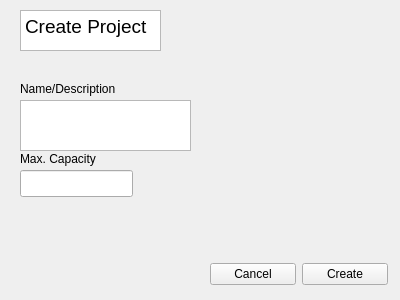
<?xml version="1.0" encoding="UTF-8"?>
<ui version="4.0">
 <class>createProjectPage</class>
 <widget class="QWidget" name="createProjectPage">
  <property name="geometry">
   <rect>
    <x>0</x>
    <y>0</y>
    <width>400</width>
    <height>300</height>
   </rect>
  </property>
  <property name="windowTitle">
   <string>Form</string>
  </property>
  <widget class="QLabel" name="descrp">
   <property name="geometry">
    <rect>
     <x>20</x>
     <y>80</y>
     <width>131</width>
     <height>17</height>
    </rect>
   </property>
   <property name="text">
    <string>Name/Description</string>
   </property>
  </widget>
  <widget class="QLabel" name="maxCap">
   <property name="geometry">
    <rect>
     <x>20</x>
     <y>150</y>
     <width>101</width>
     <height>17</height>
    </rect>
   </property>
   <property name="text">
    <string>Max. Capacity</string>
   </property>
  </widget>
  <widget class="QLineEdit" name="size">
   <property name="geometry">
    <rect>
     <x>20</x>
     <y>170</y>
     <width>113</width>
     <height>27</height>
    </rect>
   </property>
  </widget>
  <widget class="QTextEdit" name="nameText">
   <property name="geometry">
    <rect>
     <x>20</x>
     <y>100</y>
     <width>171</width>
     <height>51</height>
    </rect>
   </property>
  </widget>
  <widget class="QTextBrowser" name="createProjectDescription">
   <property name="geometry">
    <rect>
     <x>20</x>
     <y>10</y>
     <width>141</width>
     <height>41</height>
    </rect>
   </property>
   <property name="html">
    <string>&lt;!DOCTYPE HTML PUBLIC &quot;-//W3C//DTD HTML 4.0//EN&quot; &quot;http://www.w3.org/TR/REC-html40/strict.dtd&quot;&gt;
&lt;html&gt;&lt;head&gt;&lt;meta name=&quot;qrichtext&quot; content=&quot;1&quot; /&gt;&lt;style type=&quot;text/css&quot;&gt;
p, li { white-space: pre-wrap; }
&lt;/style&gt;&lt;/head&gt;&lt;body style=&quot; font-family:'Ubuntu'; font-size:11pt; font-weight:400; font-style:normal;&quot;&gt;
&lt;p style=&quot; margin-top:0px; margin-bottom:0px; margin-left:0px; margin-right:0px; -qt-block-indent:0; text-indent:0px;&quot;&gt;&lt;span style=&quot; font-size:14pt;&quot;&gt;Create Project&lt;/span&gt;&lt;/p&gt;&lt;/body&gt;&lt;/html&gt;</string>
   </property>
  </widget>
  <widget class="QWidget" name="">
   <property name="geometry">
    <rect>
     <x>210</x>
     <y>260</y>
     <width>178</width>
     <height>29</height>
    </rect>
   </property>
   <layout class="QHBoxLayout" name="horizontalLayout">
    <item>
     <widget class="QPushButton" name="cancelButton">
      <property name="text">
       <string>Cancel</string>
      </property>
     </widget>
    </item>
    <item>
     <widget class="QPushButton" name="createButton">
      <property name="text">
       <string>Create</string>
      </property>
     </widget>
    </item>
   </layout>
  </widget>
 </widget>
 <resources/>
 <connections/>
</ui>
